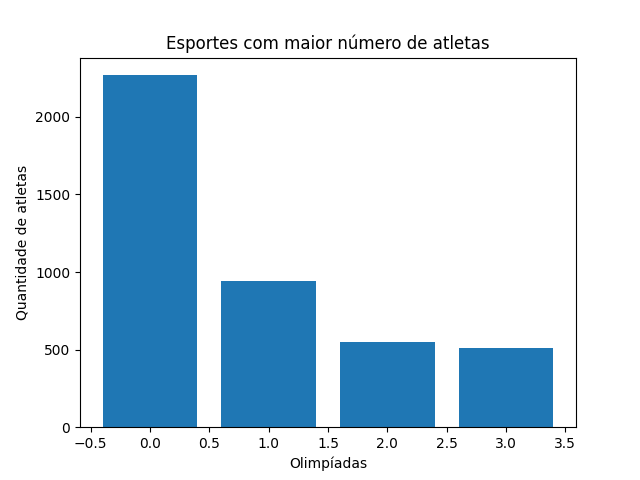

Write the Python code that produced this figure.
import matplotlib.pyplot as plt
import acessarDados as data

def dataFilter(atletas, qtdEsportes):

  def tirarRepetidos(atletas):
    result = []
    for atleta in atletas:
      if atleta not in result:
        result.append(atleta)
    return result

  def NumDeAtletasPorEsporte(atletas):
    conts = dict()
    result = []
    for atleta in atletas:
      conts[atleta[1]] = conts.get(atleta[1], 0) + 1
    for i in conts:
      result.append(conts[i])
    return result

  def gerarEixoY(atletasPorEsporte, qtdEsportes):
    result = []
    atletasPorEsporte.sort(reverse=True)
    for numDeAtleta in range(qtdEsportes):
      result.append(atletasPorEsporte[numDeAtleta])
    return result
  
  x = range(qtdEsportes)
  y = gerarEixoY(NumDeAtletasPorEsporte(tirarRepetidos(atletas)), qtdEsportes)
  
  return (x, y)

# Função de geração de gráfico usando a biblioteca matplotlib 
def creatGraph(x, y):
  plt.bar(x, y)
  plt.title('Esportes com maior número de atletas')
  plt.xlabel('Olimpíadas')
  plt.ylabel('Quantidade de atletas')
  plt.savefig('./graficosGerados/barras/barras.png')
  plt.close()

# Função que será chamada no arquivo main
def presentLineGraph(year, olympicsType, qtdEsportes):
  tuplaDados = dataFilter(data.dadosGraficoBarras(year, olympicsType), int(qtdEsportes))
  creatGraph(tuplaDados[0], tuplaDados[1])

""" colocar os nomes dos esportes abaixo """